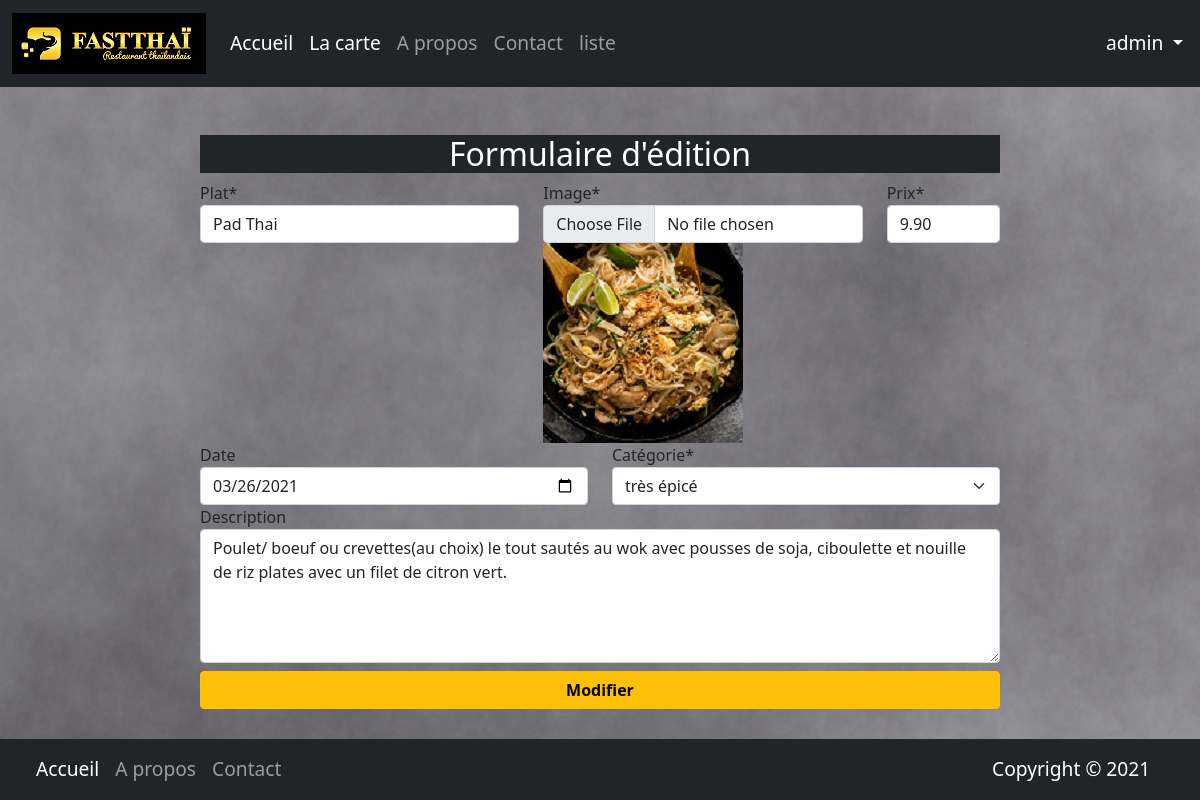
The page /admin/editer.php?id=2 (signed in) on the database its author committed.
### tables this page shows
CREATE TABLE `plat` (
  `id_plat` int(11) NOT NULL,
  `nom_plat` varchar(50) NOT NULL,
  `image` varchar(50) NOT NULL,
  `description` text NOT NULL,
  `prix` float(10,2) NOT NULL,
  `created` date NOT NULL,
  `id_type` int(11) NOT NULL
);

CREATE TABLE `category` (
  `id_category` int(11) NOT NULL,
  `type` varchar(50) NOT NULL
);

### admin/editer.php (the view, shortened to what this page needs)
<?php
require_once('../connect.php');
if(isset($_GET['id']) && $_GET['id'] <= 1000 && filter_var($_GET['id'], FILTER_VALIDATE_INT)){
    $id = htmlspecialchars(addslashes($_GET['id']));
    $sql = "SELECT * FROM plat p
            INNER JOIN category c
            ON p.id_type = c.id_category
            WHERE p.id_plat = '$id'";
    $result = mysqli_query($connexion, $sql);
    if(mysqli_num_rows($result) > 0){
        $data = mysqli_fetch_assoc($result);
    }
}
 require_once('../partials/header.inc');
?>
<div class="offset-2 col-8 mt-5">
    <h1 class="bg-dark text-center text-white h2">Formulaire d'édition</h1>
    <form action="<?=$_SERVER['PHP_SELF'];?>" method="post" enctype="multipart/form-data">
        <div class="row">
            <div class="col-5">
                <label for="nom_plat">Plat*</label>
                <input type="text" class="form-control" id="nom_plat" name="nom_plat" value="<?=$data['nom_plat'];?>">
            </div>
            <div class="col-5">
                <label for="image">Image*</label>
                <input type="file" class="form-control" id="image" name="image">
                <img src="../assets/images/<?=$data['image'];?>" alt="" width="200">
            </div>
            <div class="col-2">
                <label for="prix">Prix*</label>
                <input type="number" class="form-control" id="prix" name="prix" value="<?=$data['prix'];?>">
            </div>
        </div>
        <div class="row">
            <div class="col">
                <label for="created">Date</label>
                <input type="date" class="form-control" id="created" value="<?=$data['created'];?>" name="created">
            </div>
            <div class="col">
                <label for="type">Catégorie*</label>
                <select class="form-select" id="type" name="type">
                    <option value="<?=$data['id_type'];?>">
                        <?=$data['type'];?>
                    </option>
                </select>
            </div>
        </div>
        <div class="row">
            <div class="col mb-2">
                <label for="description">Description</label>
                <textarea class="form-control" id="description" name="description" rows="5"
                    placeholder="Entrez la description svp"><?=$data['description'];?></textarea>
            </div>
        </div>
        <button type="submit" class="btn btn-warning col-12" name="soumis"><strong>Modifier</strong> </button>
    </form>
    <p class="text-right "><a href="liste.php"><i class="far fa-hand-point-left text-dark mt-5"></i></a> </p>
</div>
<?php require_once('../partials/footer.inc');?>

### rows shown on the page
plat: nom_plat "Pad Thai", image (picture), prix "9.90", created "03/26/2021", type "très épicé", description "Poulet/ boeuf ou crevettes(au choix) le tout sautés au wok avec pousses de soja, ciboulette et nouille de riz plates avec un filet de citron vert."

### other values the page prints
$_SESSION['auth']['login'] "admin"
